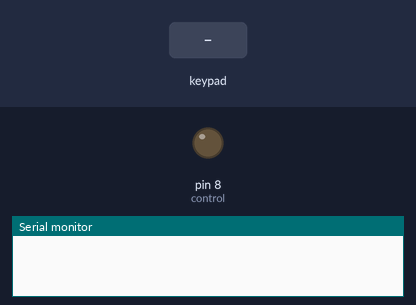
Recording of a sketch running on a simulated Arduino Uno, built with avr-gcc and run on an emulated ATmega328P. Parts: output pins drawn as LEDs (lit = HIGH), the last lines printed to the serial monitor. Dashed ring = blinking. The test bench sets the inputs (shaded band).

Above: at 1.2 s.
1.3 s: keypad keys 1 2 pressed 0.4 s apart
At 1.51 s:
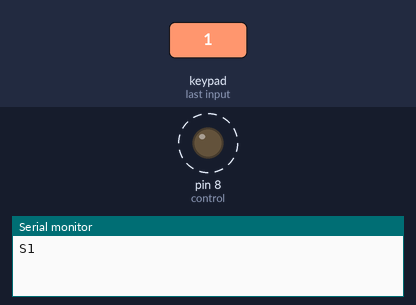
Timing chart, 0 to 4.3 s (numbered marks = the images above; inputs shaded):
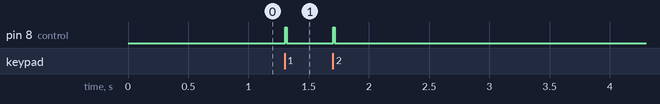

The sketch:

master_arduino_koputer.ino
```cpp
#include <SoftwareSerial.h>
#include <Wire.h>
#include <Keypad.h>

#define l  5
#define d  4
#define c  6

int control = 8;
byte baca, bc;
int ic1;
SoftwareSerial serial(10, 11); //rx  tx

const byte ROWS = 2; //four rows
const byte COLS = 2; //four columns

char hexaKeys[ROWS][COLS] = {
  {'0', '1'},
  {'2', '3'},

};

byte rowPins[ROWS] = {7, 6}; //connect to the row pinouts of the keypad
byte colPins[COLS] = {5, 4}; //connect to the column pinouts of the keypad
Keypad customKeypad = Keypad( makeKeymap(hexaKeys), rowPins, colPins, ROWS, COLS);

void setup() {
  // put your setup code here, to run once:
  Serial.begin(9600);
  serial.begin(9600);
  pinMode(control, OUTPUT);
  digitalWrite(control, LOW);
  pinMode(l, OUTPUT);
  pinMode(d, OUTPUT);
  pinMode(c, OUTPUT);
}

void loop() {
  // put your main code here, to run repeatedly:
  char customKey = customKeypad.getKey();

  if (customKey) {

    switch (customKey) {
      //ic1
      case '0':
        serial.write("S0");
        Serial.write("S0");
        delay(10);
        break;
      case '1':
        digitalWrite(control, HIGH);
        serial.write("S1");
        Serial.write("S1");
        delay(10);
        digitalWrite(control, LOW);
        break;
      case '2':
        digitalWrite(control, HIGH);
        serial.write("S2");
        Serial.write("S2");
        delay(10);
        digitalWrite(control, LOW);
        break;
      case '3':
        digitalWrite(control, HIGH);
        serial.write("S3");
        Serial.write("S3");
        delay(10);
        digitalWrite(control, LOW);
        break;
    }
  }
}
byte tranfer(){
  digitalWrite(control, HIGH);
}
byte resc(){
  digitalWrite(control, LOW);
}
```

Measured:
- after the input at 1.3 s, pin 8 (control): alternates HIGH for 0.01 s and LOW for 0.38 s, 4 changes in all, then stays LOW, starting at once
